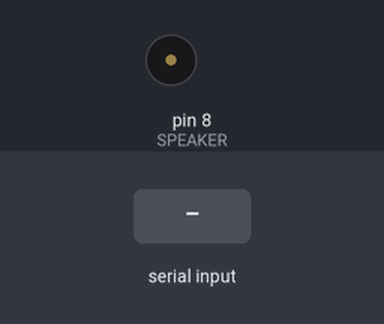
A sketch run on a simulated Arduino Uno, built with avr-gcc and run on an emulated ATmega328P. Parts: buzzer (waves = sounding). Inputs (shaded band) come from the test bench.

Above: at 1.2 s.
1.3 s: "1" received over Serial
At 1.9 s:
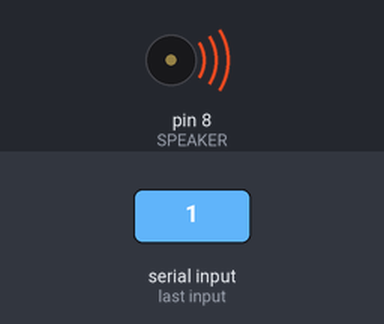
2.8 s: "0" received over Serial
At 3.1 s:
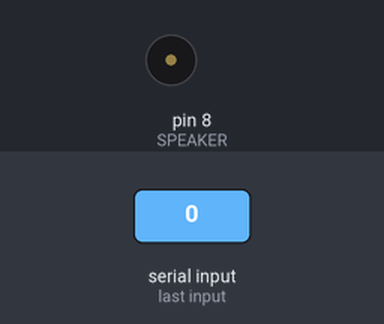
Timing chart, 0 to 5.8 s (numbered marks = the images above; inputs shaded):
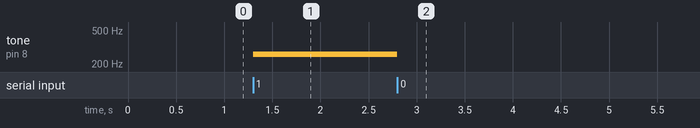

The sketch:

receiving_arduino.ino
```cpp
/*
Exploring Arduino - Code Listing 11-6: Receiving Arduino
http://www.exploringarduino.com/content/ch11
*/

//Code running on an Arduino to receive doorbell value

const int RED     =11; //Red LED on pin 11
const int GREEN   =10; //Green LED on pin 10
const int SPEAKER =8;  //Speaker on pin 8

char data;                   //Char to hold incoming serial data
int onLED = GREEN;           //Initially on LED
int offLED = RED;            //Initially off LED
int freq = 131;              //Initial speaker frequency
unsigned long prev_time = 0; //Timer for toggling the LED and speaker

void setup()
{
  Serial.begin(9600); //Start serial
}

void loop()
{

  //Handle light and sound toggling
  //If 100ms have passed
  if (millis() >= prev_time + 100)
  {
    //Toggle the LED state
    if (onLED == GREEN)
    {
      onLED = RED;
      offLED = GREEN;
    }
    else
    {
      onLED = GREEN;
      offLED = RED;
    }
    //Toggle the frequency
    if (freq == 261){
       freq = 131;
    } else  {
       freq = 261;
    }
    //Set the current time in ms to the
    //Previous time for the next trip through the loop
    prev_time = millis();
  }

  //Check if serial data is available
  if (Serial.available() > 0)
  {
    //Read byte of data
    data = Serial.read();

    //If the button is pressed, play tone and turn LED on
    if (data == '1')
    {
      digitalWrite(onLED, HIGH);
      digitalWrite(offLED, LOW);
      tone(SPEAKER, freq);
    }
    //If the button is not pressed, turn the sound and light off
    else if (data == '0')
    {
      digitalWrite(onLED, LOW);
      digitalWrite(offLED, LOW);
      noTone(SPEAKER);
    }
  }
}
```

Measured:
- after the input at 1.3 s, tone on pin 8 (SPEAKER): silent → 261 Hz at once
- after the input at 2.8 s, tone on pin 8 (SPEAKER): 261 Hz → silent at once
